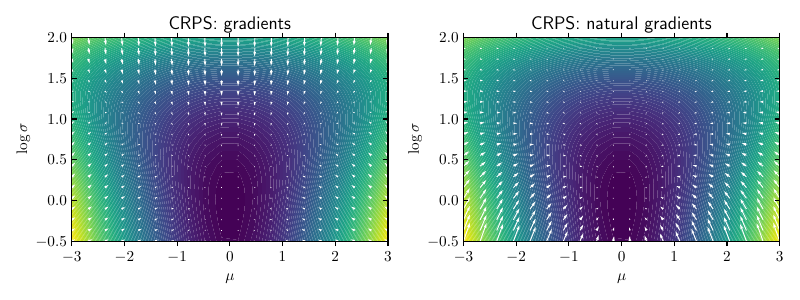

Write Python code to recreate this figure.
import numpy as np
import scipy as sp
import scipy.stats
import matplotlib as mpl
import itertools
from ngboost.distns import Normal
from tqdm import tqdm
from matplotlib import pyplot as plt


if __name__ == "__main__":

    rvs = np.random.randn(500)

    crps_fn = lambda p: Normal(np.array(p)[:, np.newaxis]).crps(rvs).mean()
    metric_fn = lambda p: Normal(np.array(p)[:, np.newaxis]).crps_metric()
    grad_fn = lambda p: Normal(np.array(p)[:, np.newaxis]).D_crps(rvs).mean(axis=0)

    loc = np.linspace(-3, 3, 20)
    scale = np.linspace(-0.5, 2, 20)

    loc, scale = np.meshgrid(loc, scale)

    grads_metric_x = np.zeros((20, 20))
    grads_metric_y = np.zeros((20, 20))
    grads_x = np.zeros((20, 20))
    grads_y = np.zeros((20, 20))
    crps = np.zeros((20, 20))

    for (i, j) in tqdm(itertools.product(np.arange(20), np.arange(20)), total=400):
        H = np.linalg.inv(metric_fn([loc[i, j], scale[i, j]]))
        g = np.array(grad_fn([loc[i, j], scale[i, j]]))
        gf = (H @ g).squeeze()
        grads_metric_x[i, j] = -gf[0]
        grads_metric_y[i, j] = -gf[1]
        grads_x[i, j] = -g[0]
        grads_y[i, j] = -g[1]
        crps[i, j] = crps_fn([loc[i, j], scale[i, j]])

    plt.figure(figsize = (8, 3))
    plt.subplot(1, 2, 1)
    plt.contourf(loc, scale, crps, cmap = mpl.cm.viridis, levels = 100)
    plt.quiver(loc, scale, 0.07 * grads_x, 0.07 * grads_y,
               color = "white", angles='xy', scale_units='xy', scale=1)
    plt.xlabel("$\mu$")
    plt.ylabel("$\log\sigma$")
    plt.title("CRPS: gradients")
    plt.subplot(1, 2, 2)
    plt.contourf(loc, scale, crps, cmap = mpl.cm.viridis, levels = 100)
    plt.quiver(loc, scale, 0.07 * grads_metric_x, 0.07 * grads_metric_y,
               color = "white", angles='xy', scale_units='xy', scale=1)
    plt.title("CRPS: natural gradients")
    plt.xlabel("$\mu$")
    plt.ylabel("$\log\sigma$")
    plt.tight_layout()
    plt.savefig("./figures/vis_crps.pdf")
    plt.show()
